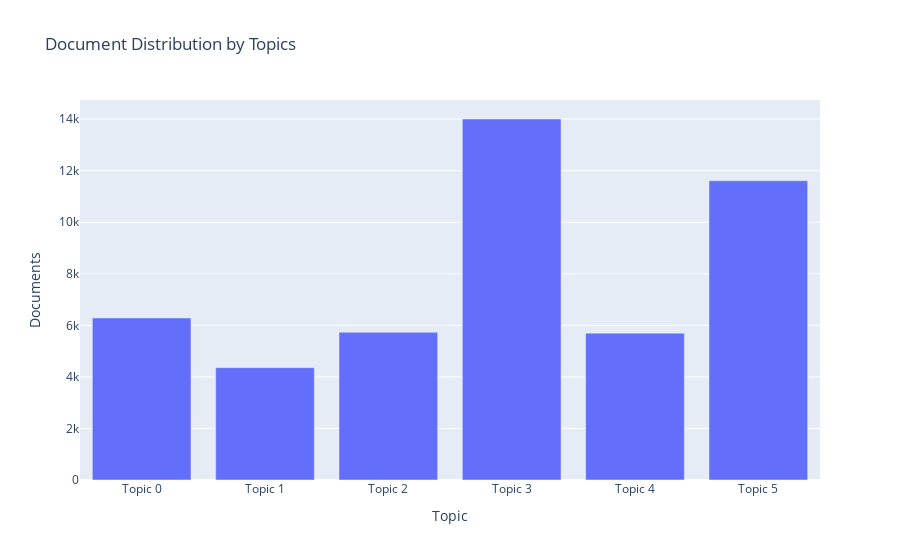

Here is the notebook cell this chart was saved with:
### Markdown cell above
### Visualización de datos

### Code cell
plot_model(lda, plot='topic_distribution')

### Figure 1 — Plotly figure (JSON) as saved in the notebook; plotly's stock layout.template omitted (floating-point values rounded to 4 significant figures)
{"data": [{"alignmentgroup": "True", "customdata": [["disaster, natural, water, fncact, sanitation, transport, crisislex, manmade, forest, river"], ["fncact, ethnicity, medium, worldlanguage, government, policy, technology, information, communication, political"], ["fncact, transport, ethnicity, weapon, crisislex, worldlanguage, worldmammal, infrastructure, violence, disaster"], ["fncact, policy, violence, crime, conflict, migration, job, cat, sector, transport"], ["policy, fncact, sector, public, government, trade, economy, transport, general, oil"], ["fncact, health, policy, emergency, transport, disaster, disease, ethnicity, pandemic, response"]], "hovertemplate": "Topic=%{x}<br>Documents=%{y}<br>Keyword=%{customdata[0]}<extra></extra>", "legendgroup": "", "marker": {"color": "#636efa", "pattern": {"shape": ""}}, "name": "", "offsetgroup": "", "orientation": "v", "showlegend": false, "textposition": "auto", "type": "bar", "x": ["Topic 0", "Topic 1", "Topic 2", "Topic 3", "Topic 4", "Topic 5"], "xaxis": "x", "y": [6286, 4356, 5728, 14003, 5697, 11610], "yaxis": "y"}], "layout": {"barmode": "relative", "legend": {"tracegroupgap": 0}, "title": {"text": "Document Distribution by Topics"}, "xaxis": {"anchor": "y", "domain": [0, 1], "title": {"text": "Topic"}}, "yaxis": {"anchor": "x", "domain": [0, 1], "title": {"text": "Documents"}}}}
